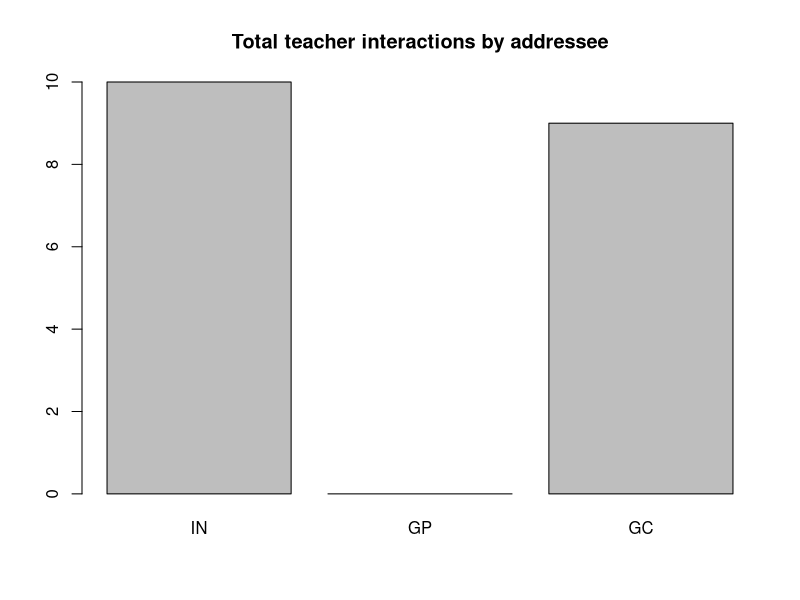
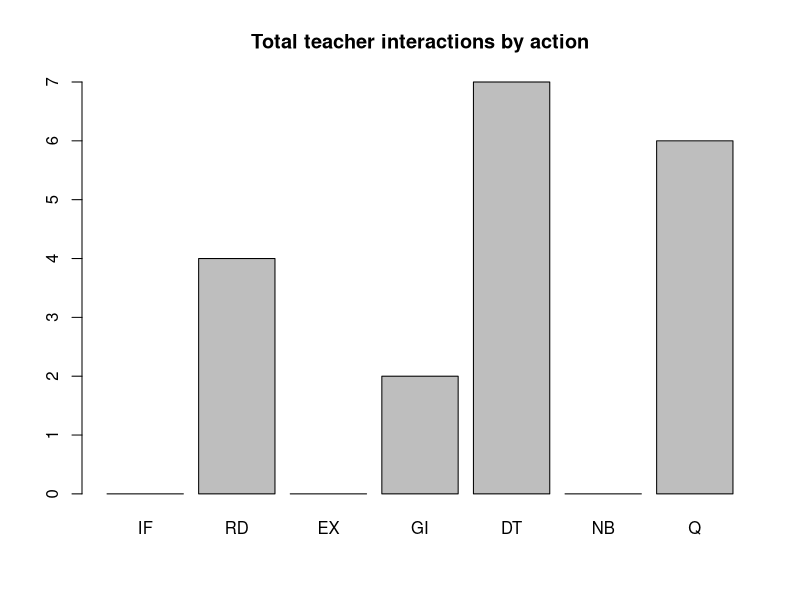
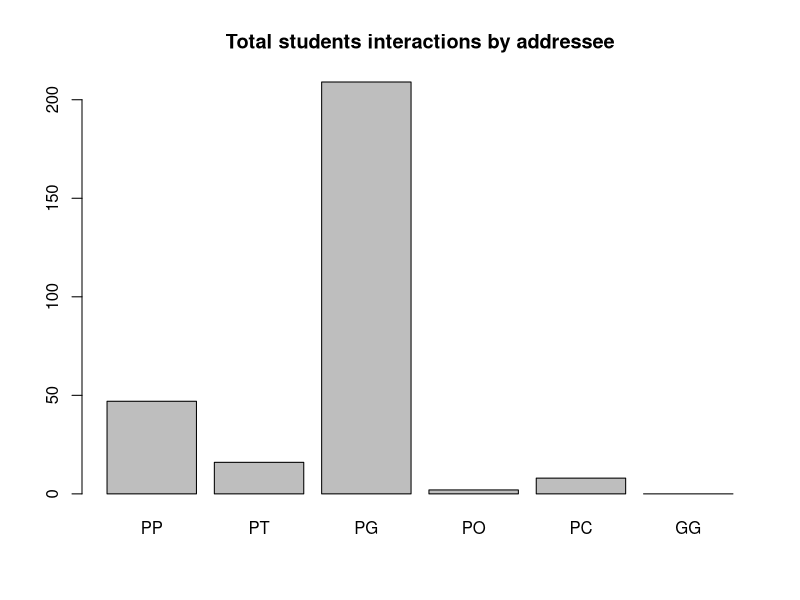
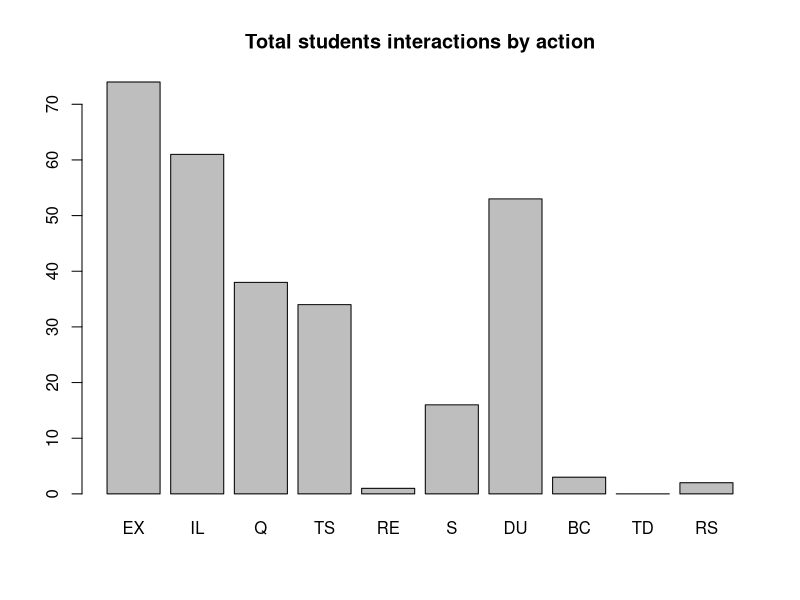

Write the R code that produced these figures, in order.
## ---- chunk 1
teach_int = data.frame(IF=c(0, 0, 0), RD=c(4, 0, 0), EX=c(0, 0, 0),
                       GI=c(0, 0, 2), DT=c(0, 0, 7), NB=c(0, 0, 0),
                       Q=c(6, 0, 0),
                       row.names=c('IN', 'GP', 'GC'))
title = 'Total teacher interactions by addressee'
barplot(rowSums(teach_int),  main=title)

title = 'Total teacher interactions by action'
barplot(colSums(teach_int),  main=title)
## ---- chunk 2
student_int = data.frame(EX=c(9, 0, 65, 0, 0, 0), IL=c(25, 0, 36, 0, 0, 0), 
                         Q=c(4, 8, 24, 2, 0, 0), TS=c(8, 0, 26, 0, 0, 0), 
                         RE=c(0, 0, 1, 0, 0, 0), S=c(0, 8, 0, 0, 8, 0), 
                         DU=c(0, 0, 53, 0, 0, 0), BC=c(0, 0, 3, 0, 0, 0), 
                         TD=c(0, 0, 0, 0, 0, 0), RS=c(1, 0, 1, 0, 0, 0),
                         row.names=c('PP', 'PT', 'PG', 'PO', 'PC', 'GG'))
title = 'Total students interactions by addressee'
barplot(rowSums(student_int), main=title)

title = 'Total students interactions by action'
barplot(colSums(student_int),  main=title)
